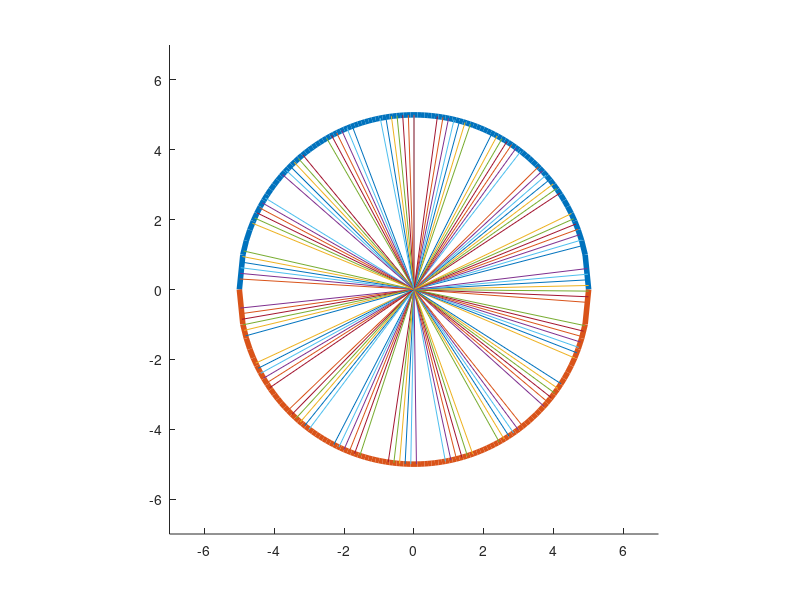

MATLAB code to generate this figure:
clc
clear all
close all
x=-5:0.1:5;
hold on
y=sqrt(25-x.^2);
plot(x,y,'linewidth',4)
y=-y;
plot(x,y,'linewidth',4)
axis([-7,7 -7 7])%medida de los ejes coordenados
axis('square')%unificar espacios

salto=pi;
A=6*salto;

set(gcf,'units','normalized','outerposition',[0 0 1 1])% establece las propiedades del objeto para abrir en toda la pantalla
%crea las manecillas
xr=[0 0];
yr=[0 5];
hold on
rec=plot(xr,yr)
% xr=[0 5*cos(pi/3)];
% yr=[0 5*sin(pi/3)];
% pause(1);
% delete(rec)
% rec=plot(xr,yr)
for n=0:120
    %delete(rec)
    xr=[0 5*cos((90-n*A)*pi/180)];
    yr=[0 5*sin((90-n*A)*pi/180)];
    hold on;
    rec=plot(xr,yr)
    pause(0.1);
end